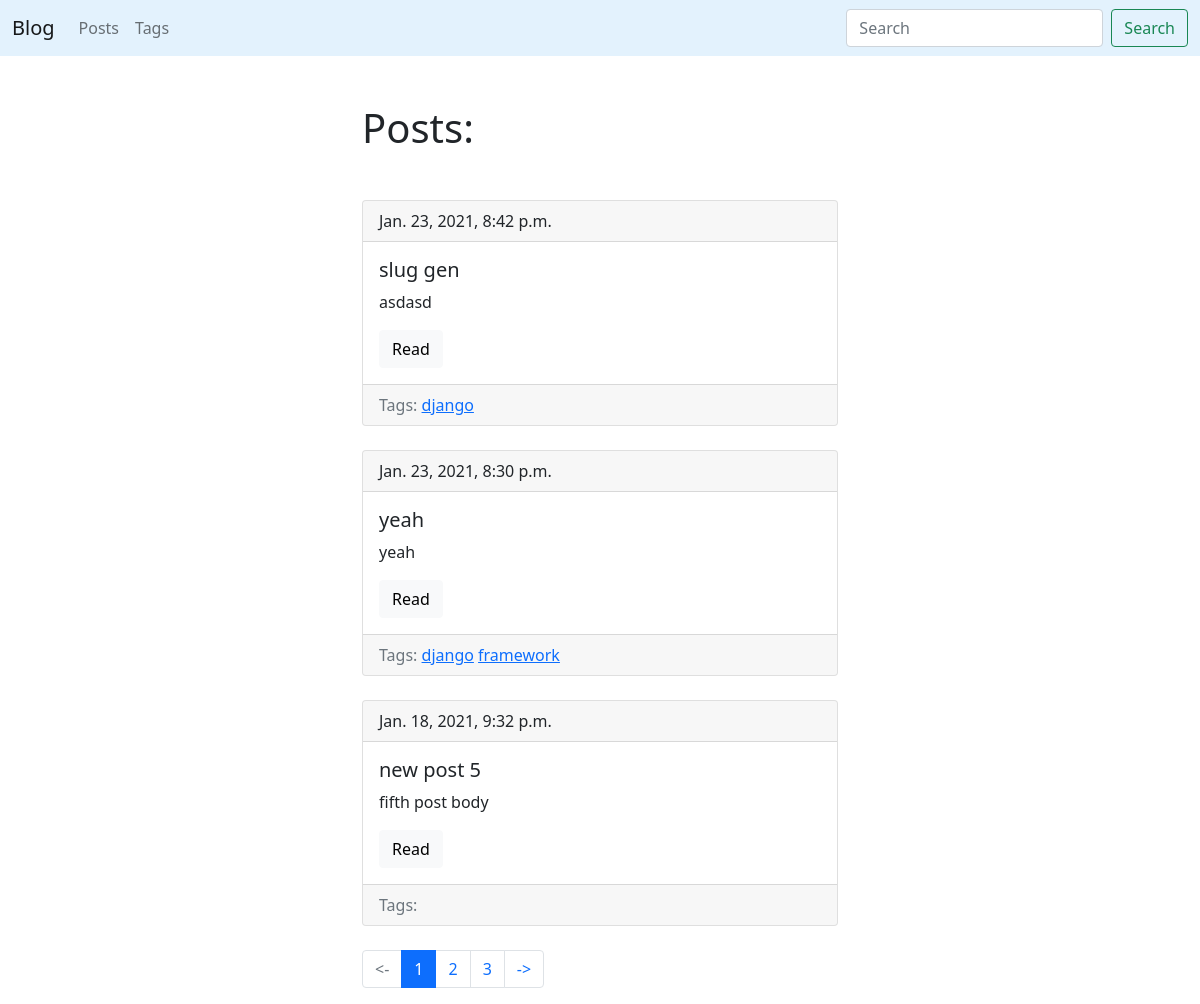
Screenshot of /blog/ with the database file from the repository.
### blog/models.py (models this page shows, shortened)
class Post(models.Model):
	title = models.CharField(max_length=150, db_index=True)
	slug = models.SlugField(max_length=150, blank=True, unique=True)
	body = models.TextField(blank=True, db_index=True)
	tags = models.ManyToManyField('Tag', blank=True, related_name='posts')
	date_pub = models.DateTimeField(auto_now_add=True)
	def get_absolute_url(self):
		return reverse('post_detail_url', kwargs={'slug': self.slug})
	class Meta:
		ordering = ['-date_pub']

class Tag(models.Model):
	title = models.CharField(max_length=50)
	slug = models.SlugField(max_length=50, unique=True)
	def get_absolute_url(self):
		return reverse('tag_detail_url', kwargs={'slug': self.slug})
	def __str__(self):
		return self.title
	class Meta:
		ordering = ['title']

### blog/views.py (the view)
# urls.py: path('', posts_list, name='posts_list_url'),
def posts_list(request):
	search_query = request.GET.get('search', '')
	if search_query:
		posts = Post.objects.filter(Q(title__icontains=search_query) | Q(body__icontains=search_query))
	else:
		posts = Post.objects.all()
	paginator = Paginator(posts, 3)
	page_number = request.GET.get('page', 1)
	page = paginator.get_page(page_number)
	return render(request, 'blog/index.html', context={'page_object': page, 'search_query': search_query})

### blog/templates/blog/index.html (shortened to what this page needs)
{% extends 'blog/base_blog.html' %}
{% block content %}
	<h1 class="mb-5">Posts:</h1>
	{% for post in page_object.object_list %}
		{% include 'blog/includes/post_card_template.html' %}
	{% endfor %}
{% endblock %}

### blog/templates/blog/includes/post_card_template.html
<div class="card mb-4">
	<div class="card-header">
		{{ post.date_pub }}
	</div>
	<div class="card-body">
		<h5 class="card-title">{{ post.title }}</h5>
		<p class="card-text">{{ post.body|truncatewords:15 }}</p>
		<a href="{{ post.get_absolute_url }}" class="btn btn-light">Read</a>
	</div>
	<div class="card-footer text-muted">
    	Tags:
    	{% for tag in post.tags.all %}
    		<a href="{{ tag.get_absolute_url }}">{{ tag }}</a>
    	{% endfor %}
 	</div>
</div>

### rows the page displays
Post: date_pub "Jan. 23, 2021, 8:42 p.m.", title "slug gen", body "asdasd"
Tag: title "django"
Post: date_pub "Jan. 23, 2021, 8:30 p.m.", title "yeah", body "yeah"
Tag: title "framework"
Post: date_pub "Jan. 18, 2021, 9:32 p.m.", title "new post 5", body "fifth post body"

### other values shown
{{ n }} "1"
{{ n }} "2" "3"
